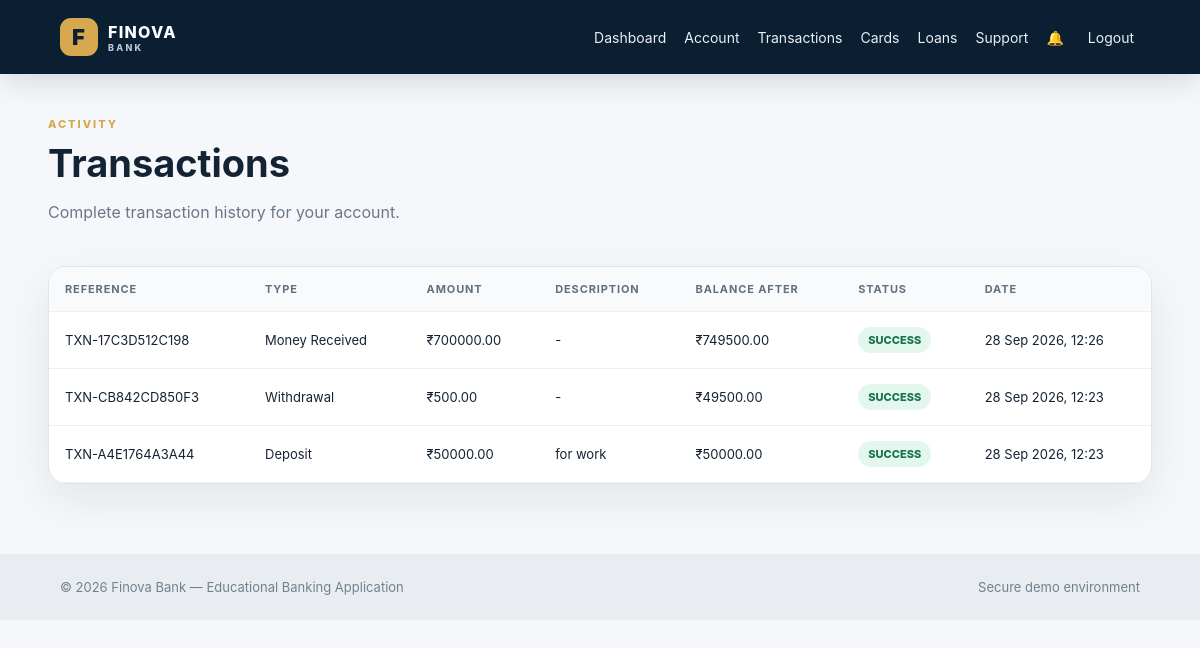
Page /transactions/ (signed in) on the committed database.
### banking/models.py (models this page shows, shortened)
class Transaction(models.Model):
    TRANSACTION_TYPES = [
        ("DEPOSIT", "Deposit"),
        ("WITHDRAW", "Withdrawal"),
        ("TRANSFER", "Transfer"),
        ("RECEIVE", "Money Received"),
        ("CARD", "Card Payment"),
        ("LOAN", "Loan"),
    ]
    STATUS_CHOICES = [
        ("SUCCESS", "Success"),
        ("FAILED", "Failed"),
        ("PENDING", "Pending"),
    ]
    user = models.ForeignKey(
        User, on_delete=models.CASCADE, related_name="transactions"
    )
    account = models.ForeignKey(
        BankAccount, on_delete=models.CASCADE, related_name="transactions"
    )
    card = models.ForeignKey(
        "Card", on_delete=models.SET_NULL, null=True, blank=True,
        related_name="transactions"
    )
    transaction_type = models.CharField(max_length=20, choices=TRANSACTION_TYPES)
    amount = models.DecimalField(
        max_digits=15,
        decimal_places=2,
        validators=[MinValueValidator(Decimal("0.01"))],
    )
    reference = models.CharField(
        max_length=30, unique=True, default=generate_reference
    )
    description = models.CharField(max_length=255, blank=True)
    balance_after = models.DecimalField(max_digits=15, decimal_places=2)
    status = models.CharField(
        max_length=20, choices=STATUS_CHOICES, default="SUCCESS"
    )
    created_at = models.DateTimeField(auto_now_add=True)
    class Meta:
        ordering = ["-created_at"]
        indexes = [
            models.Index(fields=["account", "-created_at"]),
            models.Index(fields=["user", "-created_at"]),
        ]

### banking/views.py (the view)
# urls.py: path("transactions/", views.transactions, name="transactions"),
@login_required
def transactions(request):
    data = request.user.transactions.select_related("account").all()
    return render(
        request,
        "transactions.html",
        {"transactions": data},
    )

### templates/transactions.html (shortened to what this page needs)
{% extends "base.html" %}
{% block content %}
<div class="page-head">
    <div><span class="eyebrow">ACTIVITY</span><h1>Transactions</h1><p class="muted">Complete transaction history for your account.</p></div>
</div>
<div class="table-wrap">
<table>
<thead><tr><th>Reference</th><th>Type</th><th>Amount</th><th>Description</th><th>Balance After</th><th>Status</th><th>Date</th></tr></thead>
<tbody>
{% for t in transactions %}
<tr>
<td>{{ t.reference }}</td>
<td>{{ t.get_transaction_type_display }}</td>
<td>₹{{ t.amount|floatformat:2 }}</td>
<td>{{ t.description|default:"—" }}</td>
<td>₹{{ t.balance_after|floatformat:2 }}</td>
<td><span class="badge {% if t.status == 'SUCCESS' %}success{% else %}warning{% endif %}">{{ t.status }}</span></td>
<td>{{ t.created_at|date:"d M Y, H:i" }}</td>
</tr>
{% empty %}<tr><td colspan="7" class="center">No transactions found.</td></tr>{% endfor %}
</tbody>
</table>
</div>
{% endblock %}

### static/css/style.css (style rules this page uses)
:root { --navy:#0b1f33; --navy2:#12395a; --gold:#d7a84d; --cream:#f5f7fa; --white:#fff; --text:#142333; --muted:#6b7785; --border:#dfe5eb; --green:#178a55; --red:#c73b45; --shadow:0 16px 45px rgba(17,36,55,.08); }
* { box-sizing:border-box }
body { margin:0;background:var(--cream);color:var(--text);font-family:Inter,Segoe UI,Arial,sans-serif }
.mini-label,.eyebrow { font-size:11px;font-weight:800;letter-spacing:.18em;color:var(--gold) }
.page-head { display:flex;align-items:flex-end;justify-content:space-between;gap:20px;margin-bottom:28px }
.page-head h1 { font-size:38px;margin:8px 0 }
.muted { color:var(--muted) }
.table-wrap { background:#fff;border:1px solid var(--border);border-radius:18px;overflow:auto;box-shadow:var(--shadow) }
table { width:100%;border-collapse:collapse;min-width:750px }
th,td { text-align:left;padding:15px 16px;border-bottom:1px solid #edf0f3;font-size:13px }
th { background:#f8fafc;color:#617080;font-size:11px;letter-spacing:.08em;text-transform:uppercase }
.badge,.pill,.status { display:inline-flex;align-items:center;border-radius:999px;padding:6px 10px;background:#eef2f6;font-size:11px;font-weight:800 }
.badge.success,.status { background:#e4f7ee;color:#16734b }

### rows in the picture
Transaction: reference "TXN-17C3D512C198", transaction_type "Money Received", amount "700000.00", description "-", balance_after "749500.00", status "SUCCESS", created_at "28 Sep 2026, 12:26"
Transaction: reference "TXN-CB842CD850F3", transaction_type "Withdrawal", amount "500.00", description "-", balance_after "49500.00", status "SUCCESS", created_at "28 Sep 2026, 12:23"
Transaction: reference "TXN-A4E1764A3A44", transaction_type "Deposit", amount "50000.00", description "for work", balance_after "50000.00", status "SUCCESS", created_at "28 Sep 2026, 12:23"
